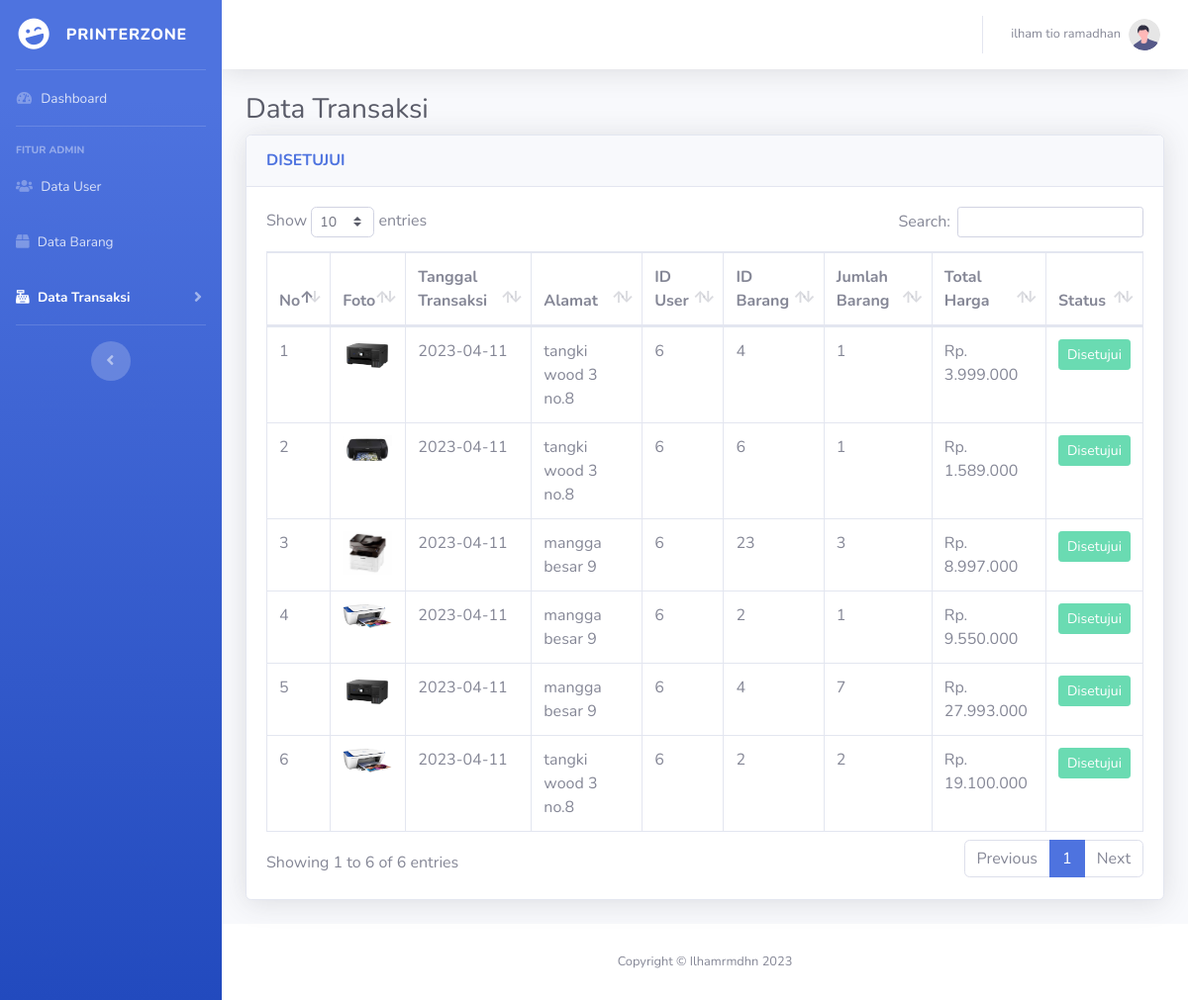
Page /sb_admin/transaksi_disetujui.php (signed in) on the committed database.
### tables this page shows
CREATE TABLE `transaksi` (
  `id_transaksi` int(11) NOT NULL,
  `tgl_transaksi` date NOT NULL,
  `alamat` text NOT NULL,
  `nomor_whatsapp` varchar(20) NOT NULL,
  `nama_penerima` varchar(100) NOT NULL,
  `nama_barang` varchar(100) NOT NULL,
  `foto` text NOT NULL,
  `id_user` int(11) NOT NULL,
  `id_barang` int(11) NOT NULL,
  `jmlh_barang` int(11) NOT NULL,
  `total_harga` int(11) NOT NULL,
  `status` enum('proses','terverifikasi','ditolak') NOT NULL
);

### functions.php (called while the page is built, shortened)
<?php
$conn = $mysqli = mysqli_connect('localhost', 'root', '', 'pemograman_web');
function query($query)
{
    global $conn;
    $result = mysqli_query($conn, $query);
    $rows = [];
    while ($row = mysqli_fetch_assoc($result)) {
        $rows[] = $row;
    }
    return $rows;
}
?>

### sb_admin/transaksi_disetujui.php (the view, shortened to what this page needs)
<?php
require '../functions.php';
?>
<!DOCTYPE html>
<html lang="en">
<head>
    <link href="vendor/fontawesome-free/css/all.min.css" rel="stylesheet" type="text/css">
    <link href="css/sb-admin-2.min.css" rel="stylesheet">
    <link href="vendor/datatables/dataTables.bootstrap4.min.css" rel="stylesheet">
</head>
<body id="page-top">
    <div id="wrapper">
        <ul class="navbar-nav bg-gradient-primary sidebar sidebar-dark accordion" id="accordionSidebar">
            <a class="sidebar-brand d-flex align-items-center justify-content-center" href="index.php">
                <div class="sidebar-brand-icon rotate-n-15">
                    <i class="fas fa-laugh-wink"></i>
                </div>
                <div class="sidebar-brand-text mx-3">PrinterZONE</div>
            </a>
            <hr class="sidebar-divider my-0">
            <li class="nav-item">
                <a class="nav-link" href="index.php">
                    <i class="fas fa-fw fa-tachometer-alt"></i>
                    <span>Dashboard</span></a>
            </li>
            <hr class="sidebar-divider">
            <div class="sidebar-heading">
                Fitur Admin
            </div>
            <li class="nav-item">
                <a class="nav-link" href="data_user.php">
                    <i class="fas fa-users"></i>
                    <span>Data User</span></a>
            </li>
            <li class="nav-item">
                <a class="nav-link" href="data_barang.php">
                    <i class="fas fa-box"></i>
                    <span>Data Barang</span></a>
            </li>
            <li class="nav-item active">
                <a class="nav-link collapsed" href="#" data-toggle="collapse" data-target="#collapseUtilities"
                    aria-expanded="true" aria-controls="collapseUtilities">
                    <i class="fas fa-cash-register"></i>
                    <span>Data Transaksi</span>
                </a>
            </li>
            <hr class="sidebar-divider d-none d-md-block">
            <div class="text-center d-none d-md-inline">
                <button class="rounded-circle border-0" id="sidebarToggle"></button>
            </div>
        </ul>
        <div id="content-wrapper" class="d-flex flex-column">
            <div id="content">
                <nav class="navbar navbar-expand navbar-light bg-white topbar mb-4 static-top shadow">
                    <ul class="navbar-nav ml-auto">
                        <li class="nav-item dropdown no-arrow">
                            <a class="nav-link dropdown-toggle" href="#" id="userDropdown" role="button"
                                data-toggle="dropdown" aria-haspopup="true" aria-expanded="false">
                                <span class="mr-2 d-none d-lg-inline text-gray-600 small"><?= $_SESSION["nama_user"]; ?></span>
                                <img class="img-profile rounded-circle"
                                    src="img/undraw_profile.svg">
                            </a>
                        </li>
                    </ul>
                </nav>
                <div class="container-fluid">
<?php
$verifikasi = query("SELECT * FROM transaksi WHERE status = 'terverifikasi'");
?>
                    <h1 class="h3 mb-2 text-gray-800">Data Transaksi</h1>
                    <div class="card shadow mb-4">
                        <div class="card-header py-3">
                            <h6 class="m-0 font-weight-bold text-primary">DISETUJUI</h6>
                        </div>
                        <div class="card-body">
                            <div class="table-responsive">
                                <table class="table table-bordered" id="dataTable" width="100%" cellspacing="0">
                                    <thead>
                                        <tr>
                                            <th>No</th>
                                            <th>Foto</th>
                                            <th>Tanggal Transaksi</th>
                                            <th>Alamat</th>
                                            <th>ID User</th>
                                            <th>ID Barang</th>
                                            <th>Jumlah Barang</th>
                                            <th>Total Harga</th>
                                            <th>Status</th>
                                        </tr>
                                    </thead>
                                    <tbody>
                                    <?php $i = 1; ?>
                                    <?php foreach ($verifikasi as $data) : ?>
                                        <tr>
                                            <td><?= $i; ?></td>
                                            <td><img src="../assets/image/<?= $data["foto"]; ?>" width="50"></td>
                                            <td><?= $data["tgl_transaksi"]; ?></td>
                                            <td><?= $data["alamat"]; ?></td>
                                            <td><?= $data["id_user"]; ?></td>
                                            <td><?= $data["id_barang"]; ?></td>
                                            <td><?= $data["jmlh_barang"]; ?></td>
                                            <td>Rp. <?= number_format($data["total_harga"], 0, ',', '.'); ?></td>
                                            <td>
                                                <a class="btn btn-success btn-sm disabled">Disetujui</a>
                                            </td>
                                        </tr>
                                        <?php $i++; ?>
                                        <?php endforeach; ?>
                                    </tbody>
                                </table>
                            </div>
                        </div>
                    </div>
                </div>
            </div>
            <footer class="sticky-footer bg-white">
                <div class="container my-auto">
                    <div class="copyright text-center my-auto">
                        <span>Copyright &copy; Ilhamrmdhn 2023</span>
                    </div>
                </div>
            </footer>
        </div>
    </div>
</body>
</html>

### rows in the picture
transaksi: foto (picture), tgl_transaksi "2023-04-11", alamat "tangki wood 3 no.8", id_user "6", id_barang "4", jmlh_barang "1", total_harga "3.999.000"
transaksi: foto (picture), tgl_transaksi "2023-04-11", alamat "tangki wood 3 no.8", id_user "6", id_barang "6", jmlh_barang "1", total_harga "1.589.000"
transaksi: foto (picture), tgl_transaksi "2023-04-11", alamat "mangga besar 9", id_user "6", id_barang "23", jmlh_barang "3", total_harga "8.997.000"
transaksi: foto (picture), tgl_transaksi "2023-04-11", alamat "mangga besar 9", id_user "6", id_barang "2", jmlh_barang "1", total_harga "9.550.000"
transaksi: foto (picture), tgl_transaksi "2023-04-11", alamat "mangga besar 9", id_user "6", id_barang "4", jmlh_barang "7", total_harga "27.993.000"
transaksi: foto (picture), tgl_transaksi "2023-04-11", alamat "tangki wood 3 no.8", id_user "6", id_barang "2", jmlh_barang "2", total_harga "19.100.000"

### other values in the picture
$_SESSION["nama_user"] "ilham tio ramadhan"
